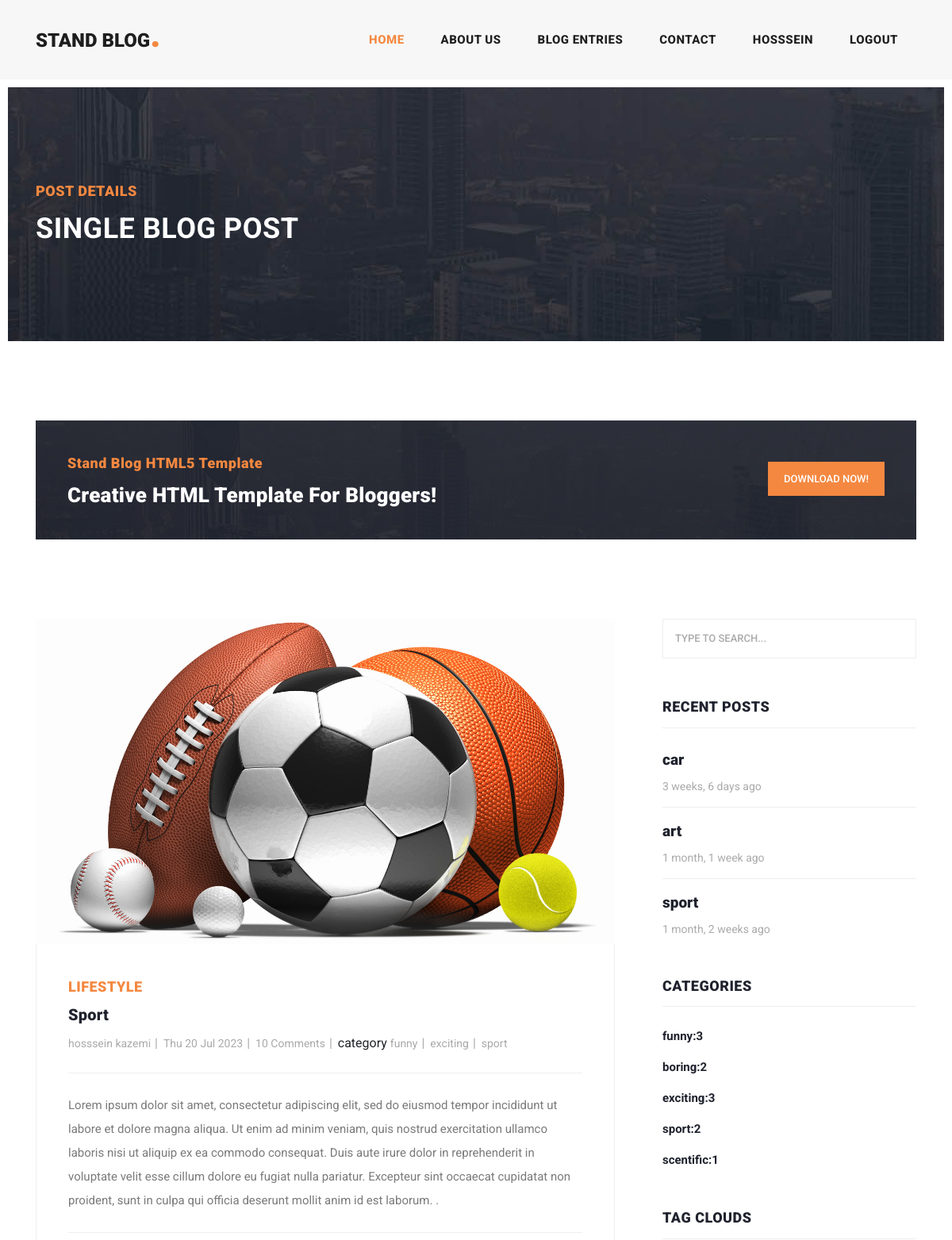
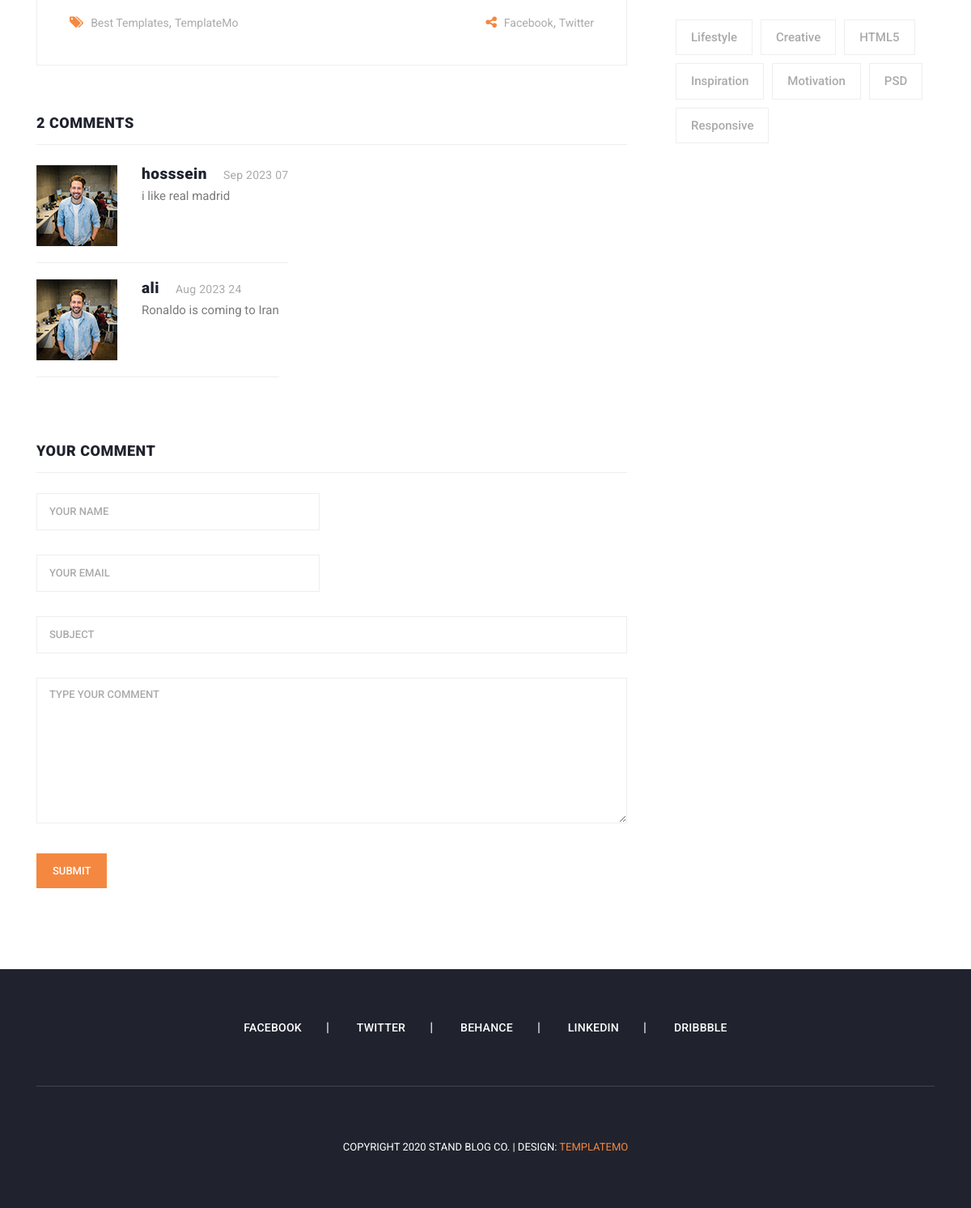
Page /blog/1/ (signed in) on the committed database (2 pictures, top to bottom).
### blog/models.py (models this page shows, shortened)
class Post(models.Model):
    child='child'
    teen='teen'
    adult='adult'
    AGE_FIELDS=(
        (child,'child'),(teen,'teen'),(adult,'adult')
    )
    title=models.CharField(max_length=255)
    content=models.TextField()
    created_time=models.DateTimeField(auto_now_add=True)
    updated_time=models.DateTimeField(auto_now=True)
    Active=models.BooleanField(default=False)
    age=models.CharField(max_length=255,default=adult,choices=AGE_FIELDS)
    author=models.ForeignKey(User,on_delete=models.CASCADE,null=True)
    category=models.ManyToManyField("Category")
    image=models.ImageField(upload_to='blog/',null=True,default='blog/sport.jpg')
    class Meta:
        ordering=['-updated_time']

class Category(models.Model):
    name=models.CharField(max_length=255)
    def __str__(self):
        return self.name

class Comment(models.Model):
    post=models.ForeignKey(Post,on_delete=models.CASCADE)
    name=models.CharField(max_length=255)
    email=models.EmailField()
    subject=models.CharField(max_length=255)
    message=models.TextField()
    created_time=models.DateTimeField(auto_now_add=True)
    Active=models.BooleanField(default=False)
    class Meta:
        ordering=['-created_time']

### blog/views.py (the view)
# urls.py: path('<int:num>/', views.post_details,name='post_detail'),
@login_required
def post_details(request,num):
    if request.method=='POST':
        form=CommentForm(request.POST)
        if form.is_valid():
            form.save()
            return redirect('/')
    form=CommentForm()
    post=get_object_or_404(Post,id=num)
    comments=Comment.objects.filter(post=post,Active=1)
    return render(request, 'blog/post-details.html',{'post':post,'comments':comments,'form':form})

### blog/forms.py
class CommentForm(forms.ModelForm):
    class Meta:
        model=Comment
        fields=['post','name','email','subject','message']

### blog/templatetags/blog_tags.py (called while the page is built)
@register.inclusion_tag('blog/blog-recent.html')
def recent_posts():
    posts=Post.objects.filter(Active=1).order_by('-updated_time')
    return {'posts':posts}

@register.inclusion_tag('blog/blog-categories.html')
def categories():
    category=Category.objects.all()
    posts=Post.objects.filter(Active=1)
    Dict={}
    for cat in category:
        Dict[cat]=posts.filter(category=cat).count()
    return {'Dict':Dict}

### templates/blog/post-details.html (shortened to what this page needs)
{% extends 'base.html' %}
{% load static %}
{% load blog_tags %}
    {% block body %}
    <div class="heading-page header-text">
      <section class="page-heading">
        <div class="container">
          <div class="row">
            <div class="col-lg-12">
              <div class="text-content">
                <h4>Post Details</h4>
                <h2>Single blog post</h2>
              </div>
            </div>
          </div>
        </div>
      </section>
    </div>
    <section class="call-to-action">
      <div class="container">
        <div class="row">
          <div class="col-lg-12">
            <div class="main-content">
              <div class="row">
                <div class="col-lg-8">
                  <span>Stand Blog HTML5 Template</span>
                  <h4>Creative HTML Template For Bloggers!</h4>
                </div>
                <div class="col-lg-4">
                  <div class="main-button">
                    <a rel="nofollow" href="https://templatemo.com/tm-551-stand-blog" target="_parent">Download Now!</a>
                  </div>
                </div>
              </div>
            </div>
          </div>
        </div>
      </div>
    </section>
    <section class="blog-posts grid-system">
      <div class="container">
        <div class="row">
          <div class="col-lg-8">
            <div class="all-blog-posts">
              <div class="row">
                <div class="col-lg-12">
                  <div class="blog-post">
                    <div class="blog-thumb">
                      <img src="{{post.image.url}}" alt="">
                    </div>
                    <div class="down-content">
                      <span>Lifestyle</span>
                      <a href="post-details.html"><h4>{{post.title|safe}}</h4></a>
                      <ul class="post-info">
                        <li><a href="{% url 'blog:author' auth=post.author %}">{{post.author.get_full_name}}</a></li>
                        <li><a href="#">{{post.created_time|date:'D d M Y'}}</a></li>
                        <li><a href="#">10 Comments</a></li>
                        category
                        {% for category in post.category.all %}
                        <li><a href="{% url 'blog:category' cat=category%}">{{category.name}}</a></li>
                        {% endfor%}
                      </ul>
                      <p>
                        {{post.content}}
                      .</p>
                      <div class="post-options">
                        <div class="row">
                          <div class="col-6">
                            <ul class="post-tags">
                              <li><i class="fa fa-tags"></i></li>
                              <li><a href="#">Best Templates</a>,</li>
                              <li><a href="#">TemplateMo</a></li>
                            </ul>
                          </div>
                          <div class="col-6">
                            <ul class="post-share">
                              <li><i class="fa fa-share-alt"></i></li>
                              <li><a href="#">Facebook</a>,</li>
                              <li><a href="#"> Twitter</a></li>
                            </ul>
                          </div>
                        </div>
                      </div>
                    </div>
                  </div>
                </div>
                <div class="col-lg-12">
                  <div class="sidebar-item comments">
                    <div class="sidebar-heading">
                      <h2>{{comments|length}} Comments</h2>
                    </div>
                    <div class="content">
                      <ul>
                        {% for comment in comments%}
                        <li>
                          <div class="author-thumb">
                            <img src="{% static 'assets/images/comment-author-01.jpg' %}" alt="">
                          </div>
                          <div class="right-content">
                            <h4>{{comment.name}}<span>{{comment.created_time|date:'M Y d'}}</span></h4>
                            <p>{{comment.message}}</p>
                          </div>
                        </li>
                        <br>
                        {% endfor %}
                      </ul>
                    </div>
                  </div>
                </div>
                <div class="col-lg-12">
                  <div class="sidebar-item submit-comment">
                    <div class="sidebar-heading">
                      <h2>Your comment</h2>
                    </div>
                    <div class="content">
                      <form id="comment" action="{% url 'blog:post_detail' num=post.id%}" method="post">
                        <div class="row">
                          <div class="col-md-6 col-sm-12">
                            <fieldset>
                              <input name="name" type="text" id="name" placeholder="Your name" required="">
                            </fieldset>
                          </div>
                          <div class="col-md-6 col-sm-12">
                          </div>
                          <div class="col-md-6 col-sm-12">
                            <fieldset>
                              <input name="email" type="text" id="email" placeholder="Your email" required="">
                            </fieldset>
                          </div>
                          <div class="col-md-12 col-sm-12">
                            <fieldset>
                              <input name="subject" type="text" id="subject" placeholder="Subject">
                            </fieldset>
                          </div>
                          <div class="col-lg-12">
                            <fieldset>
                              <textarea name="message" rows="6" id="message" placeholder="Type your comment" required=""></textarea>
                            </fieldset>
                          </div>
                          <div class="col-lg-12">
                            <fieldset>
                              <button type="submit" id="form-submit" class="main-button">Submit</button>
                            </fieldset>
                          </div>
                        </div>
                      </form>
                    </div>
                  </div>
                </div>
              </div>
            </div>
          </div>
          <div class="col-lg-4">
            <div class="sidebar">
              <div class="row">
              {% include 'blog/blog-search.html'%}
              {% recent_posts%}
              {% categories %}
              {% include 'blog/blog-tags.html'%}
              </div>
            </div>
          </div>
        </div>
      </div>
    </section>
    {% endblock %}

### templates/base.html (shortened to what this page needs)
{% load static %}
<!DOCTYPE html>
<html lang="en">
  <head>
    <link href="{% static 'vendor/bootstrap/css/bootstrap.min.css' %}" rel="stylesheet">
    <link rel="stylesheet" href="{% static 'assets/css/fontawesome.css' %}">
    <link rel="stylesheet" href="{% static 'assets/css/templatemo-stand-blog.css' %}">
    <link rel="stylesheet" href="{% static 'assets/css/owl.css' %}">
  </head>
  <body>
    <header class="">
      <nav class="navbar navbar-expand-lg">
        <div class="container">
          <a class="navbar-brand" href="index.html"><h2>Stand Blog<em>.</em></h2></a>
          <div class="collapse navbar-collapse" id="navbarResponsive">
            <ul class="navbar-nav ml-auto">
              <li class="nav-item active">
                <a class="nav-link" href="{% url 'home:index' %}">Home
                </a>
              </li>
              <li class="nav-item">
                <a class="nav-link" href="{% url 'home:about'%}">About Us</a>
              </li>
              <li class="nav-item">
                <a class="nav-link" href="{% url 'blog:blog' %}">Blog Entries</a>
              </li>
              <li class="nav-item">
                <a class="nav-link" href="{% url 'home:contact' %}">Contact</a>
              </li>
              {% if request.user.is_authenticated%}
              <li class="nav-item">
                <a class="nav-link" href="">{{request.user.username}}</a>
              </li>
              <li class="nav-item">
                <a class="nav-link" href="{% url 'account:logout' %}">Logout</a>
              </li>
              {% endif%}
            </ul>
          </div>
        </div>
      </nav>
    </header>
    {% block body %}
    {% endblock %}
    <footer>
        <div class="container">
          <div class="row">
            <div class="col-lg-12">
              <ul class="social-icons">
                <li><a href="#">Facebook</a></li>
                <li><a href="#">Twitter</a></li>
                <li><a href="#">Behance</a></li>
                <li><a href="#">Linkedin</a></li>
                <li><a href="#">Dribbble</a></li>
              </ul>
            </div>
            <div class="col-lg-12">
              <div class="copyright-text">
                <p>Copyright 2020 Stand Blog Co.
                   | Design: <a rel="nofollow" href="https://templatemo.com" target="_parent">TemplateMo</a></p>
              </div>
            </div>
          </div>
        </div>
      </footer>
    </body>
  </html>

### templates/blog/blog-search.html
<div class="col-lg-12">
    <div class="sidebar-item search">
      <form id="search_form" name="gs" method="GET" action="{% url 'blog:search' %}">
        <input type="text" name="q" class="searchText" placeholder="type to search..." autocomplete="on">
      </form>
    </div>
  </div>

### templates/blog/blog-recent.html
{% load humanize %}
<div class="col-lg-12">
    <div class="sidebar-item recent-posts">
      <div class="sidebar-heading">
        <h2>Recent Posts</h2>
      </div>
      <div class="content">
        <ul>
          {% for post in posts|slice:'0:3'%}
          <li><a href="{% url 'blog:post_detail' num=post.id %}">
            <h5>{{post.title}}</h5>
            <span>{{post.updated_time| naturaltime}}</span>
          </a></li>
          {% endfor %}
        </ul>
      </div>
    </div>
  </div>

### templates/blog/blog-categories.html
<div class="col-lg-12">
    <div class="sidebar-item categories">
      <div class="sidebar-heading">
        <h2>Categories</h2>
      </div>
      <div class="content">
        <ul>
          {% for cat,count in Dict.items %}
          <li><a href="{% url 'blog:category' cat=cat%}">{{cat}}:{{count}}</a></li>
          {% endfor %}
        </ul>
      </div>
    </div>
  </div>

### templates/blog/blog-tags.html
<div class="col-lg-12">
    <div class="sidebar-item tags">
      <div class="sidebar-heading">
        <h2>Tag Clouds</h2>
      </div>
      <div class="content">
        <ul>
          <li><a href="#">Lifestyle</a></li>
          <li><a href="#">Creative</a></li>
          <li><a href="#">HTML5</a></li>
          <li><a href="#">Inspiration</a></li>
          <li><a href="#">Motivation</a></li>
          <li><a href="#">PSD</a></li>
          <li><a href="#">Responsive</a></li>
        </ul>
      </div>
    </div>
  </div>

### rows in the picture
Post: image (picture), title "Sport", author.get_full_name "hosssein kazemi", created_time "Thu 20 Jul 2023", content "Lorem ipsum dolor sit amet, consectetur adipiscing elit, sed do eiusmod tempor incididunt ut labore et dolore magna aliqua. Ut enim ad minim veniam, quis nostrud exercitation ullamco laboris nisi ut aliquip ex ea commodo consequat. Duis aute irure dolor in reprehenderit in voluptate velit esse cillum dolore eu fugiat nulla pariatur. Excepteur sint occaecat cupidatat non proident, sunt in culpa qui officia deserunt mollit anim id est laborum.", title "sport", updated_time "1 month, 2 weeks ago"
Category: name "funny", count "3"
Category: name "exciting", id "3"
Category: name "sport", count "2"
Comment: name "hosssein", created_time "Sep 2023 07", message "i like real madrid"
Comment: name "ali", created_time "Aug 2023 24", message "Ronaldo is coming to Iran"
Post: title "car", updated_time "3 weeks, 6 days ago"
Post: title "art", updated_time "1 month, 1 week ago"
Category: name "boring", id "2"
Category: name "scentific", count "1"

### other values in the picture
{{ request.user.username }} "HOSSSEIN"
{{ comments|length }} "2"
